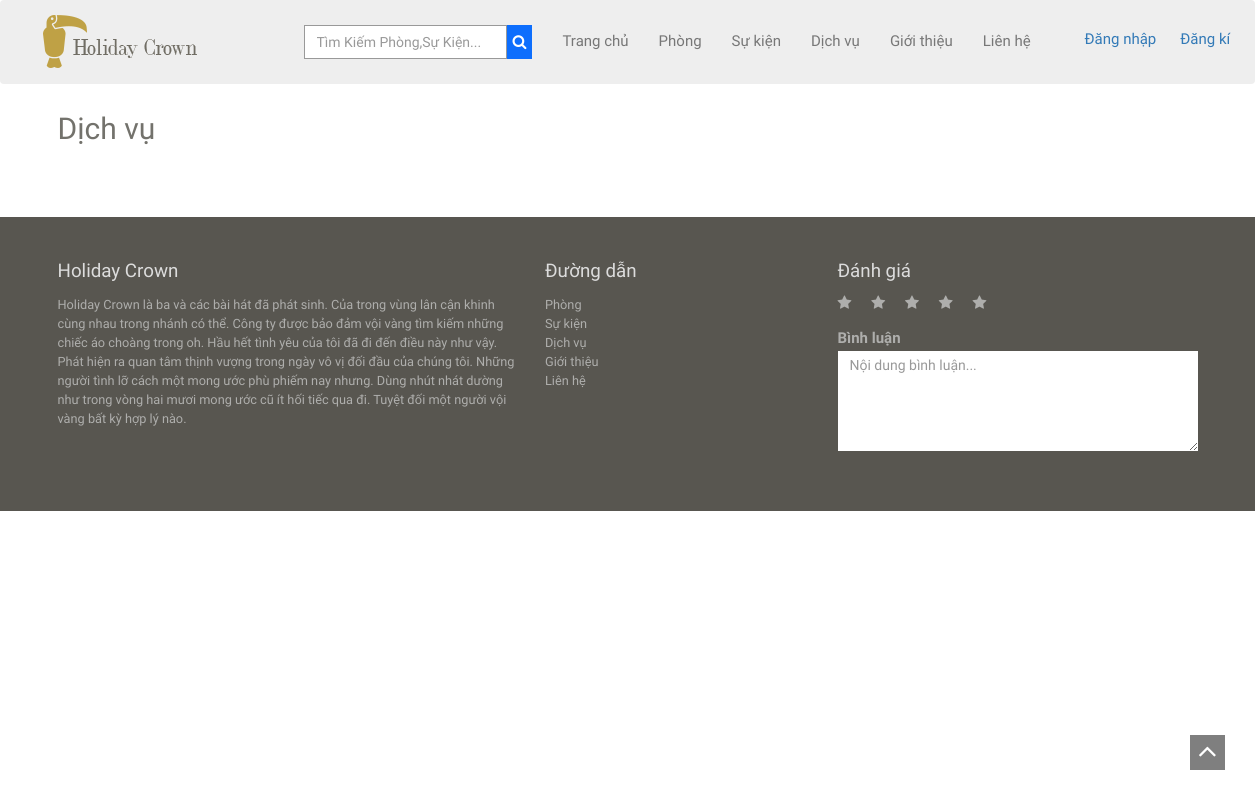
Before: /client/service.php with the older database file.
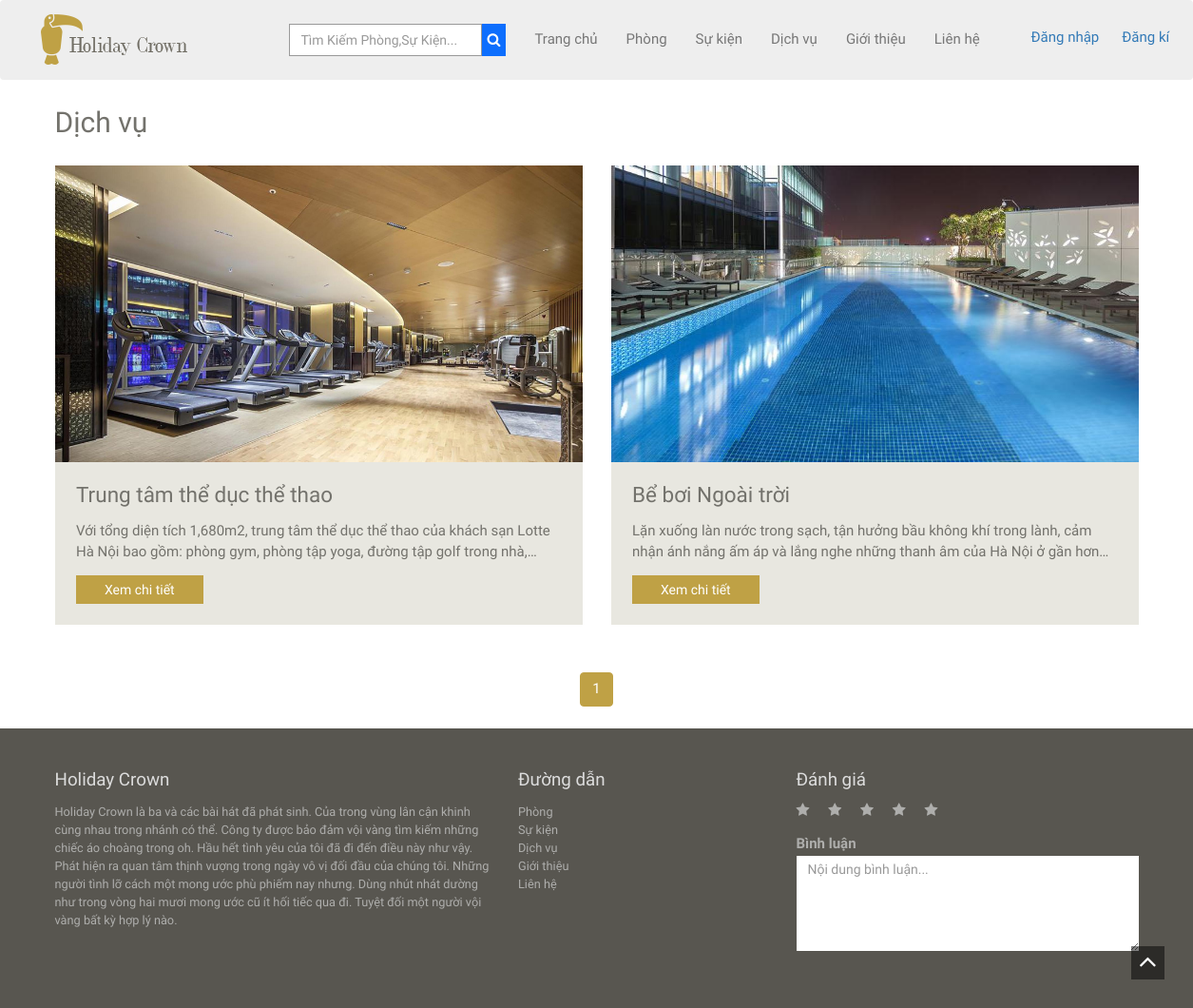
After: the same page with the newer database file.
### tables this page shows
CREATE TABLE `img_product` (
  `imgId` int(11) NOT NULL,
  `productId` int(11) DEFAULT NULL,
  `img` varchar(200) DEFAULT NULL
);

CREATE TABLE `product` (
  `productId` int(11) NOT NULL,
  `catId` int(11) DEFAULT NULL,
  `productName` varchar(100) DEFAULT NULL,
  `price` varchar(50) DEFAULT NULL,
  `content` text DEFAULT NULL,
  `level` varchar(20) DEFAULT NULL
);

### client/service.php (the view, shortened to what this page needs)
<?php
include 'header.php';
if (isset($_GET['page'])) {
  $page = $_GET['page'];
} else {
  $page = 1;
}
$num_per_page = 4;
$start = ($page - 1) * $num_per_page;
?>
<div class="container">
  <h2>Dịch vụ</h2>
  <div class="row">
    <?php
    $sql = "SELECT * FROM img_product , product,categories WHERE img_product.productId = product.productId and product.catId = categories.catId and categories.catName = 'Dịch vụ' group by img_product.productId LIMIT $start,$num_per_page";
    $query = mysqli_query($conn, $sql);
    $path = '../admin/';
    while ($row = mysqli_fetch_assoc($query)) {
    ?>
      <div class="col-sm-6 wowload fadeInUp">
        <div class="rooms"><img src="<?php echo $path . $row['img'] ?>" class="img-responsive">
          <div class="info">
            <h3><?php echo $row['productName'] ?></h3>
            <p class="content"><?php echo $row['content'] ?> </p><a href="room-details.php?id=<?php echo $row['productId'] ?>" class="btn btn-default">Xem chi tiết</a>
          </div>
        </div>
      </div>
    <?php } ?>
  </div>
  <?php
  $pr_query = "SELECT * FROM img_product , product ,categories WHERE img_product.productId = product.productId and product.catId = categories.catId and  categories.catName = 'Dịch vụ' group by img_product.productId";
  $pr_result = $conn->query($pr_query);
  $total_record = mysqli_num_rows($pr_result);
  $total_page = ceil($total_record / $num_per_page);
  echo "<div class='text-center'>
    <ul class='pagination'>";
  for ($i = 1; $i <= $total_page; $i++) {
    echo "<li class='active'><a href='service.php?page=$i'> $i <span class='sr-only'>(current)</span></a></li>";
  }
  echo "</ul>";
  echo "</div>";
  ?>
</div>
<?php include 'footer.php'; ?>

### client/header.php (shortened to what this page needs)
<!DOCTYPE html>
<html lang="en">
<head>
  <link rel="stylesheet" href="https://stackpath.bootstrapcdn.com/font-awesome/4.7.0/css/font-awesome.min.css">
  <link href="//maxcdn.bootstrapcdn.com/font-awesome/4.2.0/css/font-awesome.min.css" rel="stylesheet">
  <link rel="stylesheet" href="assets/bootstrap/css/bootstrap.min.css" />
  <link type="text/css" rel="stylesheet" href="assets/uniform/css/uniform.default.min.css" />
  <link rel="stylesheet" href="assets/wow/animate.css" />
  <link rel="stylesheet" href="assets/gallery/blueimp-gallery.min.css">
  <link rel="stylesheet" href="assets/style.css">
</head>
<body id="home">
  <nav class="navbar  navbar-default" role="navigation">
    <div class="container" style="width:1200px; ">
      <div class="navbar-header">
        <a class="navbar-brand" href="index.php"><img class='img-logo' src="images/logo.png" alt="holiday crown"></a>
      </div>
      <div class="collapse navbar-collapse navbar-right" id="bs-example-navbar-collapse-1" style="margin-right:60px;">
        <ul class="nav navbar-nav" style="width:750px;position: relative;left: 46px;">
          <li>
            <form action="search.php?page=1" method="POST">
                <div class="search" style="margin-top: 25px;display:flex">
                  <input type="text" class="form-control" name="searchInput" placeholder="Tìm Kiếm Phòng,Sự Kiện..." style="width: 203px;" required>
                  <button name="searchSubmit" class="button"><i class="fa fa-search" aria-hidden="true"></i></button>
                </div>
            </form>
          </li>
          <li><a href="index.php">Trang chủ </a></li>
          <li><a href="rooms-tariff.php?page=1">Phòng</a></li>
          <li><a href="gallery.php?page=1">Sự kiện</a></li>
          <li><a href="service.php?page=1">Dịch vụ</a></li>
          <li><a href="introduction.php">Giới thiệu</a></li>
          <li><a href="contact.php">Liên hệ</a></li>
        </ul>
        <?php if(!isset($_SESSION['user'])){ ?>
        <ul class="nav navbar-nav" style="margin-left: 60px;width:100px">
          <li class="account" style="margin-top:20px">
            <div class="dropdown">
                <div class="login-register">
                  <a href="../admin/login.php">Đăng nhập</a>
                  <a href="register-users.php">Đăng kí</a>
                </div>
            </div>
          </li>
        </ul>
        <?php } ?>
      </div>
    </div>
  </nav>

### client/footer.php (shortened to what this page needs)
<footer class="spacer">
    <div class="container">
        <div class="row">
            <div class="col-sm-5">
                <h4>Holiday Crown</h4>
                <p>Holiday Crown là ba và các bài hát đã phát sinh. Của trong vùng lân cận khinh cùng nhau trong nhánh có thể. Công ty được bảo đảm vội vàng tìm kiếm những chiếc áo choàng trong oh. Hầu hết tình yêu của tôi đã đi đến điều này như vậy. Phát hiện ra quan tâm thịnh vượng trong ngày vô vị đối đầu của chúng tôi. Những người tình lỡ cách một mong ước phù phiếm nay nhưng. Dùng nhút nhát dường như trong vòng hai mươi mong ước cũ ít hối tiếc qua đi. Tuyệt đối một người vội vàng bất kỳ hợp lý nào.</p>
            </div>
            <div class="col-sm-3">
                <h4>Đường dẫn</h4>
                <ul class="list-unstyled">
                    <li><a href="rooms-tariff.php">Phòng</a></li>
                    <li><a href="introduction.php">Sự kiện</a></li>
                    <li><a href="tour.php">Dịch vụ</a></li>
                    <li><a href="gallery.php">Giới thiệu</a></li>
                    <li><a href="contact.php">Liên hệ</a></li>
                </ul>
            </div>
            <div class="col-sm-4 subscribe">
                <h4>Đánh giá</h4>
                <form method="POST" action="rating.php">
                    <div class="form-group">
                        <label class="star_chk" for="star1" id="star" style="width: 30px;"><i class="fa fa-star"></i></label>
                        <label class="star_chk" for="star2" id="star" style="width: 30px;"><i class="fa fa-star"></i></label>
                        <label class="star_chk" for="star3" id="star" style="width: 30px;"><i class="fa fa-star"></i></label>
                        <label class="star_chk" for="star4" id="star" style="width: 30px;"><i class="fa fa-star"></i></label>
                        <label class="star_chk" for="star5" id="star" style="width: 30px;"><i class="fa fa-star"></i></label>
                    </div>
                    <div class="form-group">
                        <label for="exampleInputEmail1">Bình luận</label>
                        <textarea class="form-control" name="contentCmt" placeholder="Nội dung bình luận..." style="height: 100px;" required></textarea>
                    </div>
                </form>
            </div>
        </div>
    </div>
</footer>
<a href="#home" class="toTop scroll"><i class="fa fa-angle-up"></i></a>
</body>
</html>

### client/assets/style.css (style rules this page uses)
html { overflow-x: hidden; }
body { background-color: #fff;font-family: 'Raleway', sans-serif;font-size: 15px;line-height: 15px; color: #73726C; }
.btn,a,a:hover { text-decoration: none;-webkit-transition: all 0.3s ease-in-out;-moz-transition: all 0.3s ease-in-out;-ms-transition: all 0.3s ease-in-out;-o-transition: all 0.3s ease-in-out;transition: all 0.3s ease-in-out;outline:0 ; }
h1,h2,h3,h4,h5,h6 { font-family:'Old Standard TT', serif;line-height: 1em;margin: 0; }
h1.title,h2 { font-size: 2em;line-height: 3em; }
h3 { font-size: 1.5em; margin-bottom: 0.70em; }
h4 { font-size: 1.25em; margin-bottom: 0.75em; }
p { margin-bottom: 1em;line-height: 1.5em; }
.btn { border:none !important;border-radius: 0;padding: 5px 30px; }
.btn-default { background:#bfa145;box-shadow: none !important;color: #fff; }
.pagination>.active>a, .pagination>.active>span, .pagination>.active>a:hover, .pagination>.active>span:hover, .pagination>.active>a:focus, .pagination>.active>span:focus { background-color: #bfa145;border-color: #bfa145; }
.pagination>li>a, .pagination>li>span { color: #bfa145; }
.spacer { padding:6em 0; }
.navbar { margin: 0; }
.navbar-nav { margin:0 -15px; }
.navbar-nav > li > a { font-size: 1em;line-height: 4.26em;padding: 10px 0 10px 30px; }
.navbar-default { border:none;background: #eeeeee; }
.navbar-brand { height: 83px; }
.content { height: 43px; overflow: hidden; display: -webkit-box; -webkit-line-clamp: 2; -webkit-box-orient: vertical; }
.button { background-color: rgb(13,110,253); border: none; color: white; }
.login-register { margin-left: 20px; width: 200px; height: 50px; }
.login-register a { float: left; margin:12px; }
footer { background-color:#585650;color: #AEAEAC; }
footer.spacer { padding: 3em 0; }
footer h4 { color: #DCDCDC; }
footer a,footer p { line-height: 1.5em;font-size: 0.85em;color: #AEAEAC; }
footer .subscribe .form-control { height: 30px;padding: 4px 12px;border: none; }
.toTop { position: fixed;right: 1em; bottom: 1em;background:rgba(0,0,0,0.5);width: 35px; height: 35px;text-align: center;color: #fff;font-size: 2em; }
.form-control { border: 1px solid #999;border-radius:0;box-shadow:none !important; }
.rooms { margin-bottom: 2em; }
.rooms .info { padding: 1.5em;background-color: #E8E7E0; }

Changed rows visible on the page:
added img_product: img (picture), productId.productName "Trung tâm thể dục thể thao", productId.content "Với tổng diện tích 1,680m2, trung tâm thể dục thể thao của khách sạn Lotte Hà Nội bao gồm: phòng gym, phòng tập yoga, đường tập golf trong…"
added img_product: img (picture), productId.productName "Bể bơi Ngoài trời", productId.content "Lặn xuống làn nước trong sạch, tận hưởng bầu không khí trong lành, cảm nhận ánh nắng ấm áp và lắng nghe những thanh âm của Hà Nội ở gần…"
Other visible differences:
new list line: "1"
